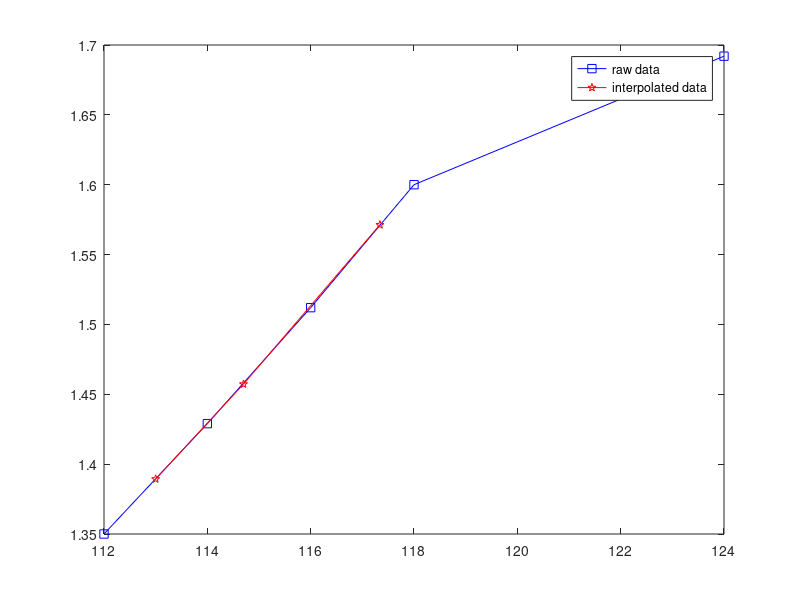

MATLAB code to generate this figure:
% interpolation using interp1 function
x=[112 114 116 118 124];
y=[1.35 1.429 1.512 1.6 1.692];

xi=[113 114.7 117.34]
y_interp=interp1(x,y,xi,'spline');
plot(x,y,'bs-')
hold on
plot(xi,y_interp,'rp-')
legend('raw data','interpolated data')


